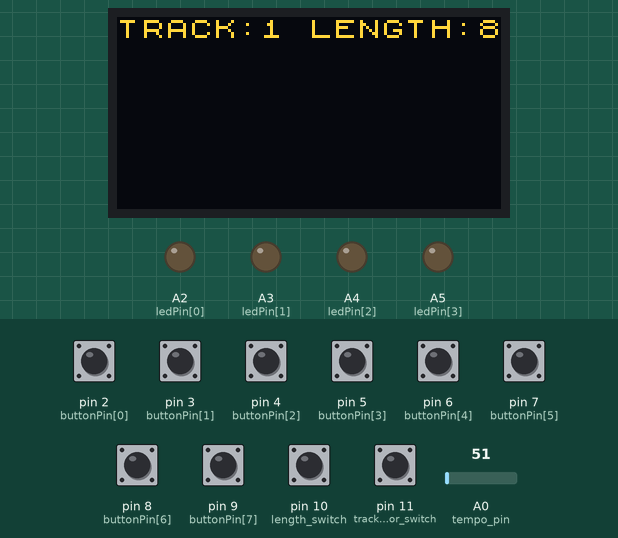
This sketch was run on a simulated Arduino Uno, built with avr-gcc and run on an emulated ATmega328P. On the bench: 128×64 one-colour display, output pins drawn as LEDs (lit = HIGH). The inputs (shaded band) are chosen by the test bench; at power-on: pin 2 (buttonPin[0]), pin 3 (buttonPin[1]), pin 4 (buttonPin[2]), pin 5 (buttonPin[3]), pin 6 (buttonPin[4]), pin 7 (buttonPin[5]), pin 8 (buttonPin[6]), pin 9 (buttonPin[7]), pin 10 (length_switch), pin 11 (track_selector_switch) HIGH, A0 (tempo_pin) = 51. The OLED is the two-colour kind (top 16 rows yellow); pins used as bus, display or sensor lines are not drawn.

Above: at 1.5 s.
1.6 s: pin 4 (buttonPin[2]) pulled LOW for 0.15 s
At 2.04 s:
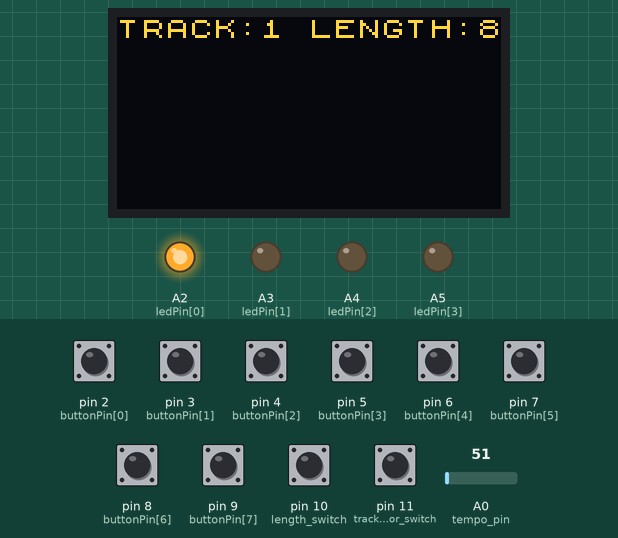
3.6 s: pin 8 (buttonPin[6]) pulled LOW for 0.15 s
At 6.5 s:
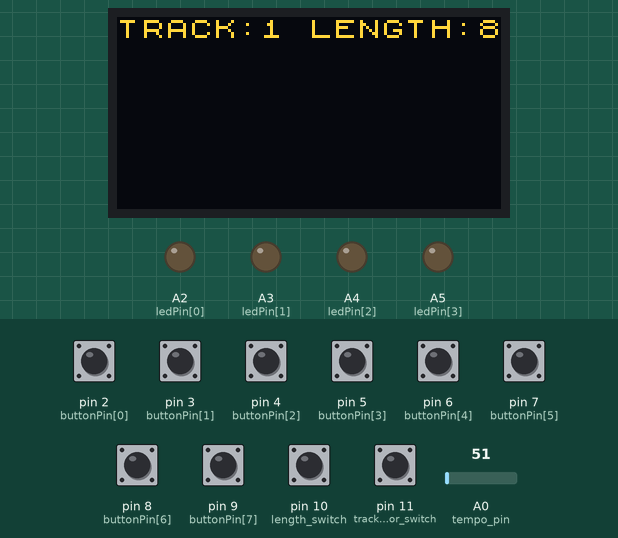
6.7 s: pin 4 (buttonPin[2]) pulled LOW for 1 s
Timing chart, 0 to 15.2 s (numbered marks = the images above; inputs shaded):
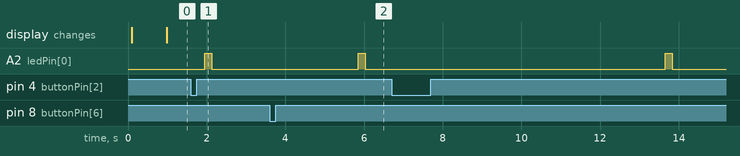

Measured:
- after the input at 1.6 s, A2 (ledPin[0]): LOW → HIGH after 0.35 s, → LOW 0.18 s later
- after the input at 3.6 s, A2 (ledPin[0]): LOW → HIGH after 2.3 s, → LOW 0.18 s later

The sketch:

seq_feb_06_2.ino
```cpp
//The EKKOFLOK sequencer, November 2018
//Version 1, rev 2, geany
//-------------------------------------


//display
#include <Arduino.h>
#include <U8g2lib.h>

#ifdef U8X8_HAVE_HW_SPI
#include <SPI.h>
#endif
#ifdef U8X8_HAVE_HW_I2C
#include <Wire.h>
#endif

uint32_t clock_speed = 1000000; //clock speed of the oled

//U8G2_SH1106_128X64_NONAME_1_HW_I2C u8g2(U8G2_R0, /* reset=*/ U8X8_PIN_NONE);
U8X8_SH1106_128X64_NONAME_HW_I2C u8x8(/* reset=*/ U8X8_PIN_NONE);

//_____

#define NELEMS(x)  (sizeof(x) / sizeof((x)[0])) //macro to calculate the size of an array //int n = sizeof myArray / sizeof *myArray;
//#define NELEMS(x) (sizeof(x) / *sizeof(x))
//int a[17];
//int n = NELEMS(a);

//Comment out the following #define statement if not using breadboard
//#define BREADBOARD

#ifdef BREADBOARD //if using breadboard
	const int tempo_pin = A3; //for the breadboard version
	const int ledPin[] =  {A0, A1, A2, 10}; //breadboard
	const int length_switch = 12; //breadboard
	const int buttonPin[11] = {2, 3, 4, 5, 6, 7, 8, 9, 2, 11, 12};
#endif

#ifndef BREADBOARD  //if not using breadboard
	const int tempo_pin = A0;
	const int ledPin[] = {A2, A3, A4, A5}; //the pins that the LEDs are attached to
	const int length_switch = 10; //perf version
	const int buttonPin[11] = {2, 3, 4, 5, 6, 7, 8, 9, 10, 11, 12};
#endif

#define DISPLAY

const int clock_indicator = 13;
const int track_selector_switch = 11;

const int pressed = LOW; // active low
const int number_of_step_switches = 8;
const int number_of_step_switches_i_0 = number_of_step_switches - 1;


bool use_internal_clock = true; //set to false if using external clock

//one shot
//int length[] = {1000, 2000};
int length = 20;
unsigned long DELAY_TIME = 4; // 4ms
unsigned long delayStart = 0; // the time the delay started
bool delayRunning = false; // true if still waiting for delay to finish
bool time_to_trig = false;
bool one_shot_state = LOW;
//--------

// Variables will change:
//int count = 0;   //The main counter, increments on each new clock tick
const int number_of_tracks = 4;
int count[number_of_tracks] = {0};
int previousCount = 0;
int number_of_steps[] = {8,8,8,8};
int buttonState[11]     = {1,1,1,1,1,1,1,1,1,1,1};      // current state of the button
int lastButtonState[11] = {1,1,1,1,1,1,1,1,1,1,1};     // previous state of the button
int seq[number_of_step_switches][8] = {0};
int pointer[] = {0};
int track_selector_state = digitalRead(track_selector_switch);
int length_selector_state = digitalRead(length_switch);

//Internal timer
bool clock_state = LOW;
bool old_clock_state = LOW;
unsigned long previousMillis = 0;        // will store last time LED was updated
int interval = 200;           // interval at which to blink (milliseconds)
unsigned long onTime = 5;
unsigned long offTime = 10;
//-----------

//Variables related to the step switches
long time = 0;         // the last time the output pin was toggled
long debounce = 20;   // the debounce time, increase if the output flickers
int debounce_var = 200;

long time2 = 0;
int selected_track = 0;

long time3 = 0;
//--------

byte bin = 0;

void setup() {
  for(int i=0;i<NELEMS(buttonPin);i++){pinMode(buttonPin[i], INPUT_PULLUP);}   // initialize the button pins as a input:
  pinMode(buttonPin[11], INPUT_PULLUP);

  //Serial.begin(9600); // initialize serial communication: //remember to disable - makes the code horribly slow!!!

  for(int i=0; i<NELEMS(ledPin);i++){pinMode(ledPin[i], OUTPUT);}
  pinMode(clock_indicator, OUTPUT);
  pinMode(tempo_pin, INPUT);

#ifdef DISPLAY
   //DISPLAY
  u8x8.begin();
  u8x8.setPowerSave(0);

  //uint32_t getBusClock(void);
  void setBusClock(uint32_t clock_speed);


  u8x8.setFont(u8x8_font_chroma48medium8_r);
  u8x8.setCursor(0, 0);
  u8x8.print("TRACK:");

  u8x8.setCursor(8, 0);
  u8x8.print("LENGTH: ");

#endif


}

void loop() {
 int tempo = map(analogRead(tempo_pin), 0, 1023, 1023, 50);

 offTime = tempo;

 internalClock();

 track_selector_state = digitalRead(track_selector_switch);
 length_selector_state = digitalRead(length_switch);

 track_selector();

 step_switches(selected_track);

 track_length();

 //if(timer(10)) oled8x8(); //update the oled

 //one_shot_trigger(DELAY_TIME);

 for(int i=0; i<number_of_tracks;i++){
 trigger_with_and(i,i,count[i]);
}


 //debug("counter_0: ", count_1);


}

//-----------------------
void internalClock(){

 if(use_internal_clock == true){ //check if internal clock is enabled

    unsigned long currentMillis = millis();

    if((clock_state == HIGH)  && (timer(onTime))) //(millis() % onTime == 0)) /*(currentMillis - previousMillis >= onTime))//old routine*/
    {
      clock_state = LOW;  // Turn it off
      //previousMillis = currentMillis;  // Remember the time
      digitalWrite(clock_indicator, clock_state);  // Update the actual LED

      #ifdef DISPLAY
      oled8x8(); //update the oled on each new clock tick
      #endif

    }
    else if ((clock_state == LOW) && (timer(offTime))) //(millis() % offTime == 0)) /*(currentMillis - previousMillis >= offTime)) //old routine*/
    {
      clock_state = HIGH;  // turn it on
      for(int i=0; i<number_of_tracks;i++){
      counter(i); //increment the counter
	  }
      //previousMillis = currentMillis;   // Remember the time
      digitalWrite(clock_indicator, clock_state);   // Update the actual LED

      //oled8x8(); //update the oled on each new clock tick
    }
  }


 }

//the timer() function takes care of all functions that use the millis()
int timer(unsigned long TIME){
	bool timer_state = 0;

	if(millis() % TIME == 0) timer_state = 1;
	else timer_state = 0;

	return timer_state;

	}

//the main counter function that takes care of all the counting
void counter(int C){
	if(count[C] >= number_of_steps[C]-1) count[C] = 0;
        else {
      count[C]++; //increment the counter
      }
  }


//---------------------

void track_selector(){
  for(int i=0;i<number_of_step_switches;i++){
  track_selector_state = digitalRead(track_selector_switch);
  buttonState[i] = digitalRead(buttonPin[i]);  // read the pushbutton input pin:

  if (digitalRead(track_selector_switch) == pressed && buttonState[i] == pressed && debounce_f(time2, debounce_var) /*millis() - time2 > debounce_var*/) {   // compare the buttonState to its previous state
    selected_track = i;
    time2 = millis();
  }
  //else selected_track = 0;
 }
}

int debounce_f(unsigned long TIME, unsigned long DEBOUNCE_VAR){
	bool debounce_state = 0;
	//TIME = 0;
	if(millis() - TIME > DEBOUNCE_VAR){
	debounce_state = 1;
	//TIME = millis();
	}
	else debounce_state = 0;

	return debounce_state;
}


//-------------------
void step_switches(int TRACK){
  for(int i=0;i<number_of_step_switches;i++){

  if (buttonState[i] == pressed && lastButtonState[i] != pressed && track_selector_state != pressed && length_selector_state != pressed && debounce_f(time, debounce_var) /*millis() - time > debounce_var*/) {   // compare the buttonState to its previous state
    buttonState[i] = digitalRead(buttonPin[i]);  // read the pushbutton input pin:
    if (seq[TRACK][i] == 0)
         seq[TRACK][i] = 1;
    else seq[TRACK][i] = 0;

  time = millis();
  }

  lastButtonState[i] = buttonState[i]; // save the current state as the last state, for next time through the loop

 }
}


void debug(char TEKST[], int INFO){
  Serial.print(TEKST);
  Serial.println(INFO);
  }

int track_length(){
 for(int i=0;i<number_of_step_switches;i++){
  if(length_selector_state == pressed && digitalRead(buttonPin[i]) == pressed) number_of_steps[selected_track] = i+1; //set the track length of the selected track to the number represented by the pressed switch (+1)
   }
   return number_of_steps[selected_track];

}


//------------ The output gates work by AND'ing the active step with the clock. This way the output pins are only HIGH when both clock AND step is 1
//This makes it possible to make a global trigger length and is also easily adaptable to using external analog clock
void trigger_with_and(int OUT, int TRACK, int COUNT){
  digitalWrite(ledPin[OUT], seq[TRACK][COUNT] && clock_state);

	}

void oled8x8(){

  //TRACK
  u8x8.setCursor(6, 0);
  u8x8.print(selected_track+1, DEC);


  //LENGTH
  u8x8.setCursor(15, 0);
  u8x8.print(number_of_steps[selected_track], DEC);

    int space = 2;
    int offset =0;
  u8x8.setCursor(offset+((count[selected_track])*space), 10); //u8x8.setCursor(count[selected_track]*15, 20);
  //u8x8.print(" ");//seq[selected_track][count[selected_track]], BIN);
  u8x8.print("x                             ");//seq[selected_track][count[selected_track]], BIN);
  //u8x8.drawString((count[0]-1)*space, 10,"        ");
  u8x8.print(" ");//seq[selected_track][count[selected_track]], BIN);
  u8x8.print(" ");//seq[selected_track][count[selected_track]], BIN);

  for(int i=0;i<8;i++){
  u8x8.setCursor(offset+(i*space), 20);
  u8x8.print(seq[selected_track][i], BIN);
    }
 /*
  for(int i=0;i<number_of_tracks;i++){
  u8x8.setCursor(offset+(i*space), 30);
  u8x8.print(count[i]+1, DEC);
    }
    */

    /*
    //doesn't work proberly yet, will be used to write seq info to eeprom
    byte receivedID[] = {0};
    for(int j=0; j<4; j++){
	receivedID[j] = {0};
	for(int i=0; i<8; i++){
	receivedID[j] |= seq[j][i] << i;
	u8x8.setCursor(offset+(3*space), 30);
	u8x8.print(receivedID[selected_track], BIN);
	}
   }*/


	/*
	for (int i = 0; i < 8; i++ )
	{
		bin = bin >> 1; //bin *= 2; //
		bin = bin + seq[0][i];
	}
	*/

	/*
	for(int i = 0; i < 8; i++)
  {
	  for(int j = 7; j >= 0; j--)
	  {
    // if(/*seq[0][i]) bin = bin | (seq[0][i] << i);

    } */

    /*
    for(int i = 0; i < 8; i++)
  {
	  for(int j = 7; j >= 0; j--)
	  {
    if(seq[0][i] == 1) bin |= (1 >> j);
    if(seq[0][i] == 0) bin &= ~(1 >> j);
	}
  }
  */
  //boolu();
  /*
  u8x8.setCursor(offset+(3*space), 35);
  u8x8.print(128, BIN);
  */

//if (f) w |= m; else w &= ~m;


  //byte seq_1_byte = BoolArrayToByte(seq[0][]);


}


//-- One shot trigger to shape the length of the trigger outputs
int one_shot_trigger(unsigned long TIME){
  /*//int one_shot_count = 0;
  //old_clock_state == LOW;

  if(clock_state != old_clock_state) //time_to_trig = true;
  {
    if(clock_state == HIGH){
  //else time_to_trig = false;

  //if(time_to_trig == true){
    delayStart = millis();
    delayRunning = true;
    one_shot_state = HIGH;
  //}
  if (delayRunning == true && ((millis() - delayStart) >= TIME)) {
    delayRunning = false; // finished delay -- single shot, once only
    one_shot_state = LOW;
    old_clock_state = clock_state;
    delayStart = millis();

    //one_shot_count ++;
    }
  }
 }
  //old_clock_state = clock_state;
  return one_shot_state;*/

    // check if delay has timed out
  if(clock_state == HIGH){
    delayStart = millis();
    delayRunning = true;
    one_shot_state = HIGH; //digitalWrite(LED, HIGH);
  }
  if (delayRunning && ((millis() - delayStart) >= TIME)) {
    delayRunning = false; // finished delay -- single shot, once only
    one_shot_state = LOW; //digitalWrite(LED, LOW); // turn led off
    delayStart = millis();
  }
 }


byte BoolArrayToByte(bool boolArray[8])
{
  byte result = 0;

  for(int i = 0; i < 8; i++)
  {
    if(boolArray[i] == 1) result = result | (1 << i);
    if(boolArray[i] == 0) result &= ~(1 << i);

  }

  return result;
}


byte boolu(){
	byte bin = 0;
	for (int i = 0; i<8; i++){
    bin += seq[0][i]*(1 << (7-i));
  }

	return bin;

	}
```
